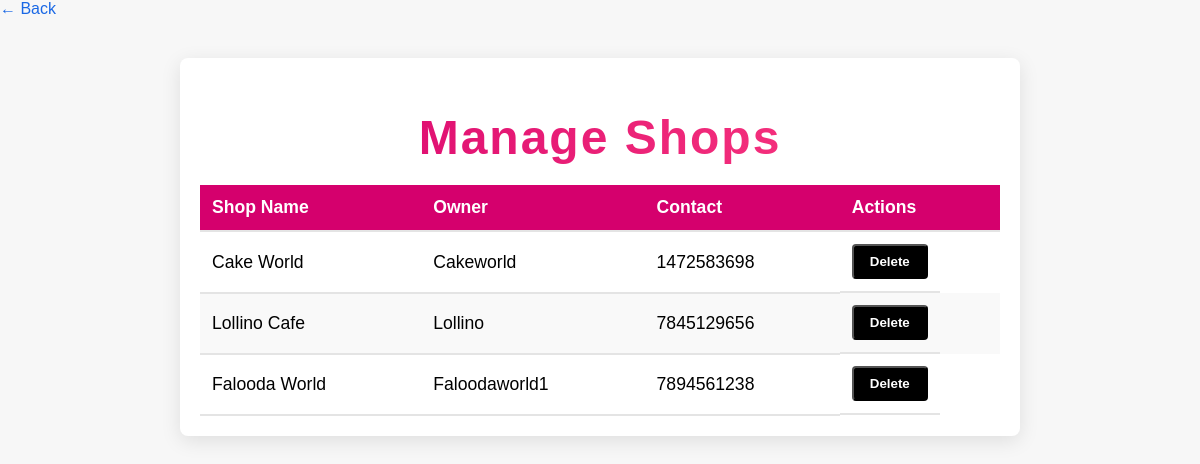
Screenshot of /adminpanel/manage-shops/ (signed in) with the database file from the repository.
### shops/models.py (models this page shows, shortened)
class Shop(models.Model):
    user = models.OneToOneField(User, on_delete=models.CASCADE, related_name='shop_from_shops')  # Unique related_name
    shop_name = models.CharField(max_length=255)
    shop_address = models.TextField()
    shop_contact = models.CharField(max_length=20)
    shop_description = models.TextField(blank=True)
    shop_logo = models.ImageField(upload_to='shop_logos/', blank=True, null=True)
    created_at = models.DateTimeField(auto_now_add=True)
    approved = models.BooleanField(default=False)  # Admin approval required
    declined = models.BooleanField(default=False)  # Track declined status

### adminpanel/views.py (the view)
# urls.py: path('manage-shops/', views.manage_shops, name='manage_shops'),  # New URL
@user_passes_test(lambda u: u.is_superuser)
def manage_shops(request):
    approved_shops = Shop.objects.filter(approved=True)
    return render(request, 'adminpanel/manage_shops.html', {'approved_shops': approved_shops})

### adminpanel/templates/adminpanel/manage_shops.html (shortened to what this page needs)
{% load static %}
<!DOCTYPE html>
<html lang="en">
<head>
</head>
<body>
    <a href="{% url 'admin_dashboard' %}" style="text-decoration: none; color:rgb(26, 104, 229);">&larr; Back</a>
    <div class="container">
        <h1>Manage Shops</h1>
        <table>
            <thead>
                <tr>
                    <th>Shop Name</th>
                    <th>Owner</th>
                    <th>Contact</th>
                    <th>Actions</th>
                </tr>
            </thead>
            <tbody>
                {% for shop in approved_shops %}
                <tr>
                    <td>{{ shop.shop_name }}</td>
                    <td>{{ shop.user.username }}</td>
                    <td>{{ shop.shop_contact }}</td>
                    <td class="form-container">
                        <form action="{% url 'delete_shop' shop.id %}" method="post" style="display:inline;">
                            <button type="submit" class="btn" onclick="return confirm('Are you sure you want to delete this shop?');">Delete</button>
                        </form>
                    </td>
                </tr>
                {% endfor %}
            </tbody>
        </table>
    </div>
</body>
</html>

### adminpanel/templates/adminpanel/manage_shops.html (style rules this page uses)
body { font-family: Arial, sans-serif; background-color: #f7f7f7; margin: 0; padding: 0; }
.container { max-width: 800px; margin: 40px auto; padding: 20px; background-color: #ffffff; border-radius: 8px; box-shadow: 0 5px 20px rgba(0, 0, 0, 0.1); }
h1 { text-align: center; background: linear-gradient(to right, #d5006d, #ff4081); -webkit-background-clip: text; -webkit-text-fill-color: transparent; font-size: 3em; margin-bottom: 20px; font-weight: bold; letter-spacing: 2px; }
table { width: 100%; border-collapse: collapse; }
th, td { padding: 12px; text-align: left; border-bottom: 2px solid #e4e4e4; font-size: 1.1em; }
th { background-color: #d5006d; color: white; }
tr:nth-child(even) { background-color: #f9f9f9; }
.btn { text-decoration: none; padding: 8px 16px; color: white; background-color: #000000; border-radius: 4px; font-weight: bold; transition: background-color 0.3s ease; }
.form-container { display: inline-block; }

### rows the page displays
Shop: shop_name "Cake World", user.username "Cakeworld", shop_contact "1472583698"
Shop: shop_name "Lollino Cafe", user.username "Lollino", shop_contact "7845129656"
Shop: shop_name "Falooda World", user.username "Faloodaworld1", shop_contact "7894561238"
